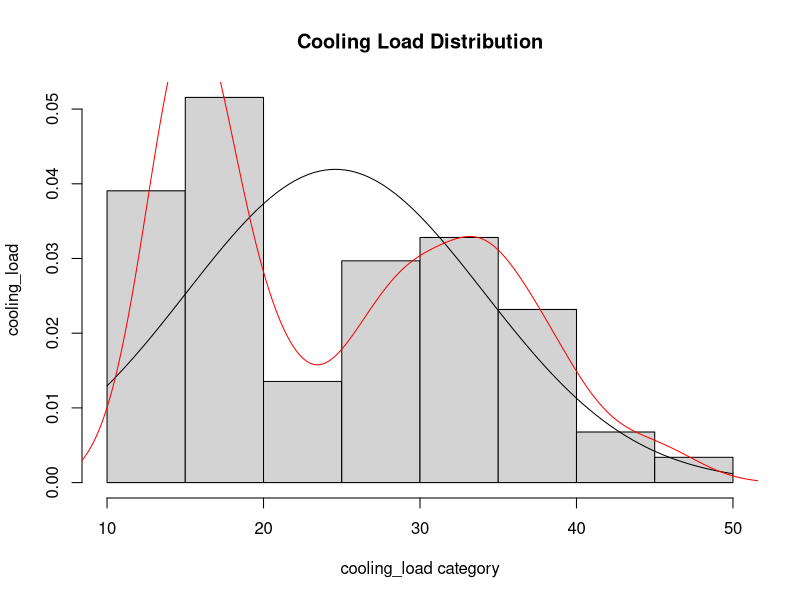
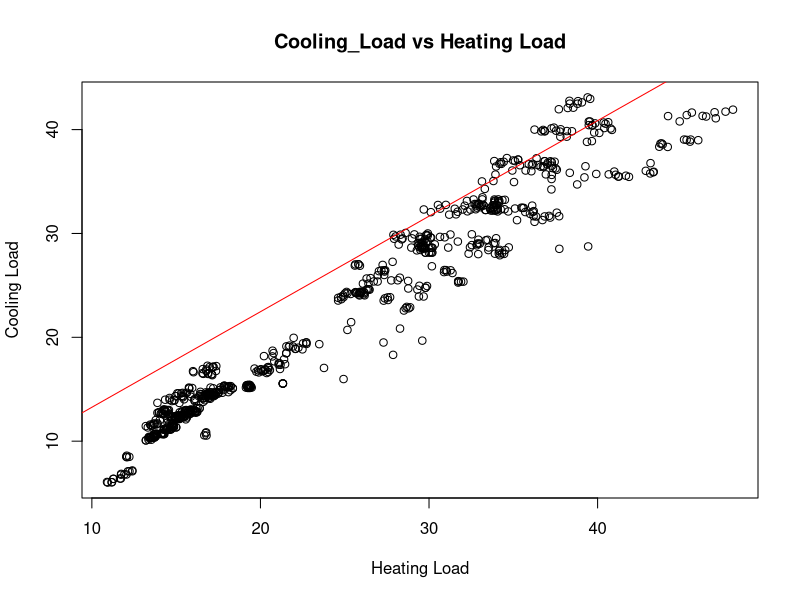
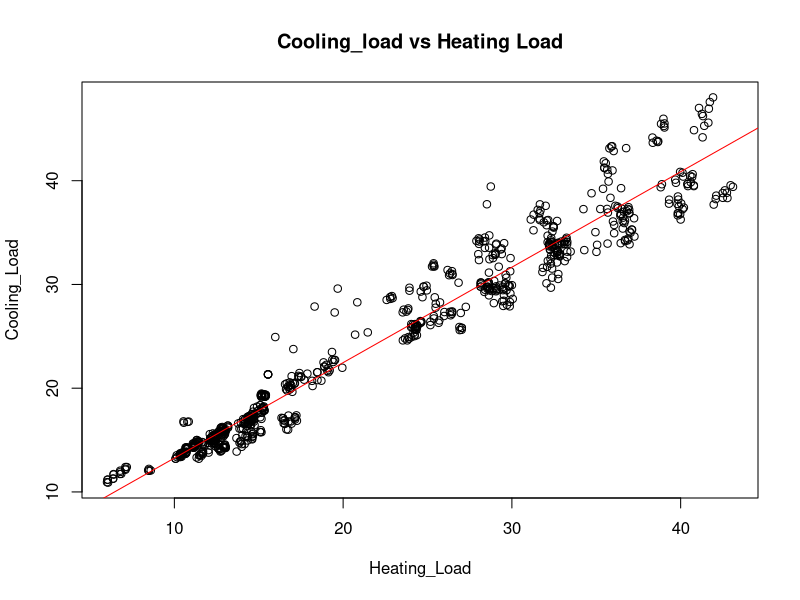

Recreate these plots in R, in order.

### import the data ###

energy_effieciency_data <- read.csv("energy_efficiency_data.csv");
### View the data set
View(energy_effieciency_data)
### check  the data types 
str(energy_effieciency_data)

### bind the dataset with R enviornment
attach(energy_effieciency_data);
View(energy_effieciency_data);

### checking the null  values ###
energy_effieciency_data[!complete.cases(energy_effieciency_data),]

### summary about the data set ###
summary(energy_effieciency_data);

#### Normality  Testing ####
### Install nortest package ###
install.packages("nortest");
### calling the library ###
library("nortest");
### Normality Testing ###

## Anderson Darling testing ##
ad.test(Cooling_Load);

## Lillifor Testing ##
lillie.test(Cooling_Load);

## shapiro-wilk testing ##
shapiro.test(Cooling_Load)

### graphical  analysis
hist(Cooling_Load, main="Cooling Load Distribution",
     xlab="cooling_load category",
     ylab="cooling_load",
     prob=TRUE)
curve(dnorm(x, mean=mean(Cooling_Load, na.rm=TRUE), 
            sd=sd(Cooling_Load, na.rm =TRUE)), add=TRUE)

### Density  curve
###  it describes the which  side the data distribution  is avialable
lines(density(Cooling_Load), col="red")

### correlational Analysis

cor.test(Cooling_Load,Heating_Load, method ="pearson", alternative="two.sided")

cor.test(Cooling_Load,Roof_Area, method ="pearson", alternative="two.sided")

### graphically  visualization
plot(Cooling_Load,Heating_Load, main="Cooling_Load vs Heating Load",
     xlab="Heating Load",
     ylab="Cooling Load")
abline(lm(Cooling_Load~Heating_Load), col="red")

#### Regression Analysis ####
### Regression  analysis
### develop the model  by using the regression analysis
cool_load <- lm(Cooling_Load~Heating_Load, model = TRUE)
cool_load

#### Graphical Representaion
plot(Cooling_Load~Heating_Load, main="Cooling_load vs Heating Load")
abline(lm(Cooling_Load~Heating_Load), col="red")
### summary Statistics ###
summary(cool_load)
